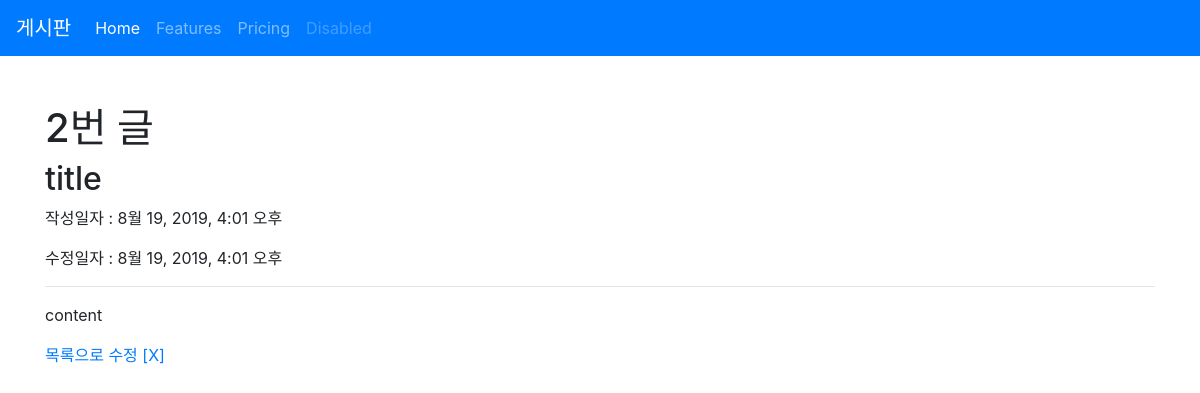
The app's page /articles/2/, older data.
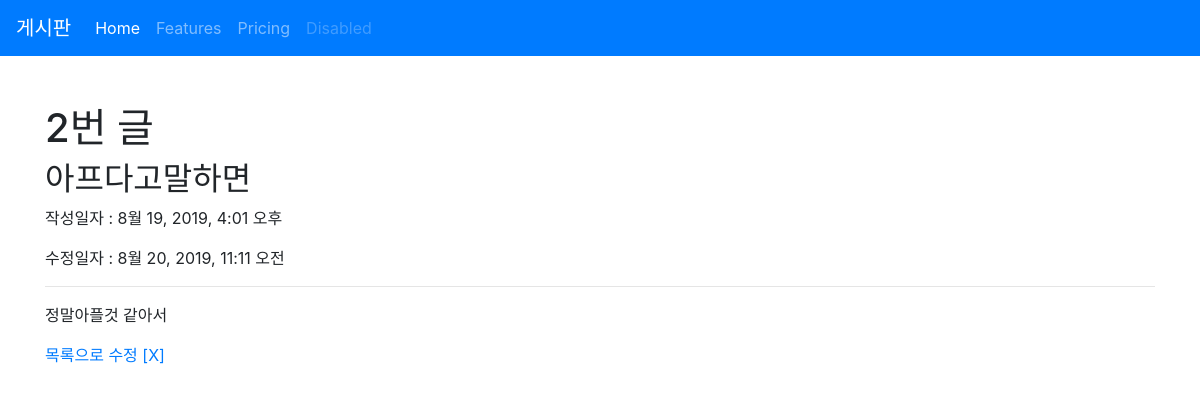
The same page, newer data.
### articles/models.py (models this page shows, shortened)
class Article(models.Model):
    title = models.CharField(max_length=10)
    context = models.TextField()
    created_at = models.DateTimeField(auto_now_add=True)
    update_at = models.DateTimeField(auto_now=True)

### articles/views.py (the view)
# urls.py: path('<int:article_pk>/', views.detail),
def detail(request, article_pk):
    article = Article.objects.get(pk = article_pk)
    context = {
        'article' : article
    }
    return render(request, 'articles/detail.html',context)

### articles/templates/articles/detail.html
{% extends 'articles/base.html' %}
{% block body %}
<h1>{{ article.id }}번 글</h1>
<h2>{{ article.title }}</h2>
<p>작성일자 : {{ article.created_at }}</p>
<p>수정일자 : {{ article.update_at }}</p>
<hr>
<p>{{ article.context }}</p>
<a href="/articles/">목록으로</a>
<a href="/articles/{{ article.pk }}/edit/">수정</a>
<a href="/articles/{{ article.pk }}/delete/">[X]</a>
{% endblock %}

Row changes from the older to the newer data that the page shows:
changed Article id 2: title "title" → "아프다고말하면"; update_at "8월 19, 2019, 4:01 오후" → "8월 20, 2019, 11:11 오전"; context "content" → "정말아플것 같아서"
